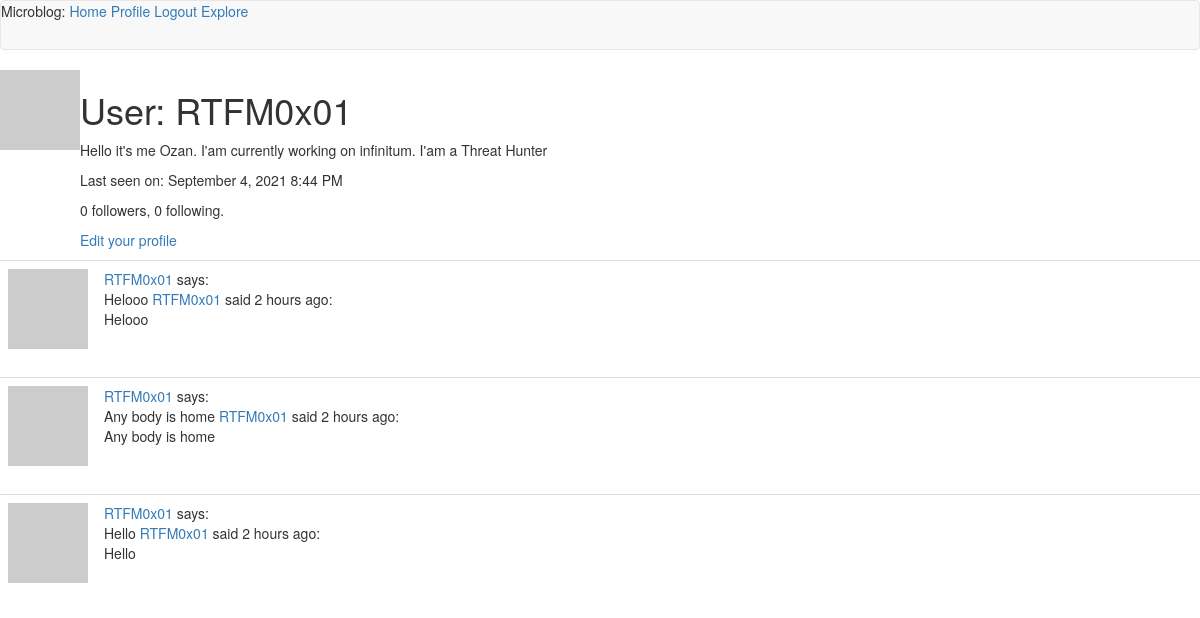
The page /user/RTFM0x01 (signed in) on the database as committed earlier.
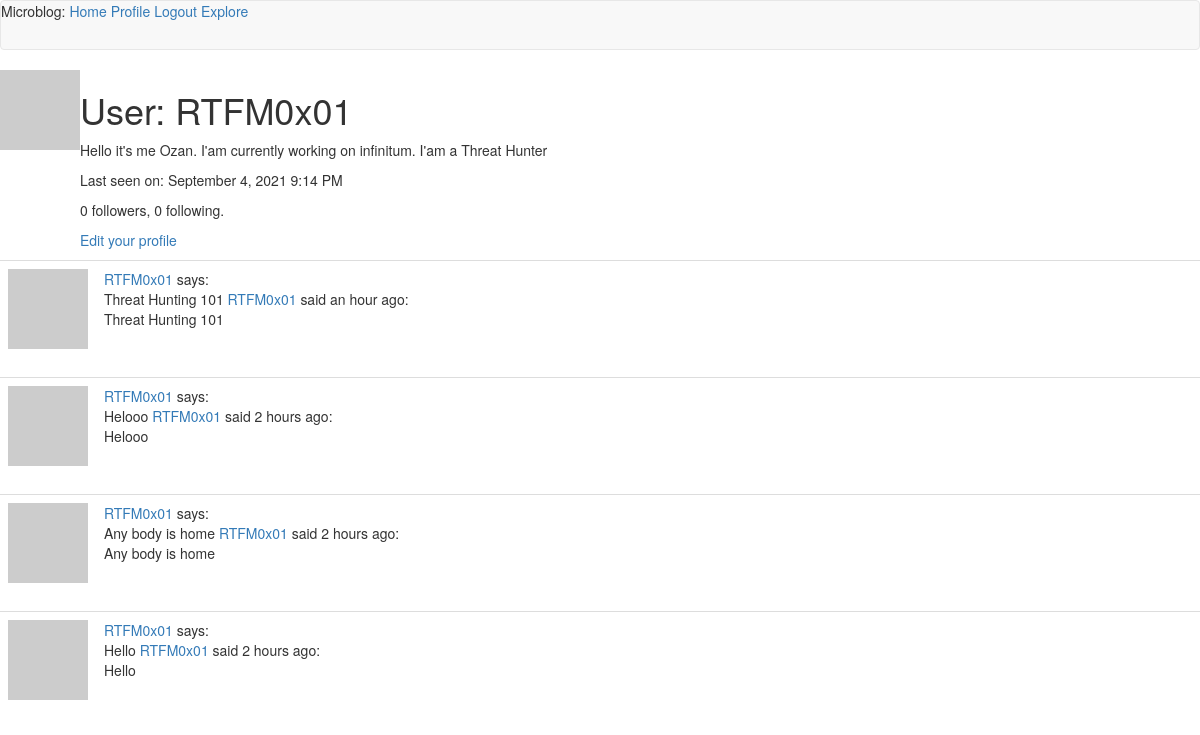
The same page on the database as committed later.
### app/models.py (models this page shows, shortened)
class User(UserMixin, db.Model):
    id = db.Column(db.Integer, primary_key=True)
    username = db.Column(db.String(64), index=True, unique=True)
    email = db.Column(db.String(120), index=True, unique=True)
    password_hash = db.Column(db.String(128))
    posts = db.relationship('Post', backref='author', lazy='dynamic')
    about_me = db.Column(db.String(140))
    last_seen = db.Column(db.DateTime, default=datetime.utcnow)
    followed = db.relationship(
        'User', secondary=followers,
        primaryjoin=(followers.c.follower_id == id),
        secondaryjoin=(followers.c.followed_id == id),
        backref=db.backref('followers', lazy='dynamic'), lazy='dynamic')
    def avatar(self, size):
        digest = md5(self.email.lower().encode('utf-8')).hexdigest()
        return 'https://www.gravatar.com/avatar/{}?d=identicon&s={}'.format(
            digest, size)

class Post(db.Model):
    id = db.Column(db.Integer, primary_key=True)
    body = db.Column(db.String(140))
    timestamp = db.Column(db.DateTime, index=True, default=datetime.utcnow)
    user_id = db.Column(db.Integer, db.ForeignKey('user.id'))

### app/routes.py (the view)
@app.route('/user/<username>')
@login_required
def user(username):
    user = User.query.filter_by(username=username).first_or_404()
    page = request.args.get('page', 1, type=int)
    posts = user.posts.order_by(Post.timestamp.desc()).paginate(
        page, app.config['POSTS_PER_PAGE'], False)
    next_url = url_for('user', username=user.username, page=posts.next_num) \
        if posts.has_next else None
    prev_url = url_for('user', username=user.username, page=posts.prev_num) \
        if posts.has_prev else None
    form = EmptyForm()
    return render_template('user.html', user=user, posts=posts.items,
                        next_url=next_url, prev_url=prev_url, form=form)

### app/models.py (called while the page is built)
@login.user_loader
def load_user(id):
    return User.query.get(int(id))

### app/routes.py (called while the page is built)
@app.before_request
def before_request():
    if current_user.is_authenticated:
        current_user.last_seen = datetime.utcnow()
        db.session.commit()

### app/templates/user.html (shortened to what this page needs)
{% extends "base.html" %}
{% block content %}
    <table>
        <tr valign="top">
            <td><img src="{{ user.avatar(128) }}"></td>
            <td>
                <h1>User: {{ user.username }}</h1>
                {% if user.about_me %}<p>{{ user.about_me }}</p>{% endif %}
                {% if user.last_seen %}
                <p>Last seen on: {{ moment(user.last_seen).format('LLL') }}</p>
                {% endif %}
                <p>{{ user.followers.count() }} followers, {{ user.followed.count() }} following.</p>
                {% if user == current_user %}
                <p><a href="{{ url_for('edit_profile') }}">Edit your profile</a></p>
                {% endif %}
        </tr>
    </table>
    {% for post in posts %}
        {% include '_post.html' %}
    {% endfor %}
{% endblock %}

### app/templates/base.html (shortened to what this page needs)
{% extends 'bootstrap/base.html' %}
{% block navbar %}
    <nav class="navbar navbar-default">
        <div>
            Microblog:
                    <a href="{{ url_for('index') }}">Home</a>
                    {% if current_user.is_anonymous %}
                    <a href="{{ url_for('login') }}">Login</a>
                    {% else %}
                    <a href="{{ url_for('user', username=current_user.username) }}">Profile</a>
                    <a href="{{ url_for('logout') }}">Logout</a>
                    <a href="{{ url_for('explore') }}">Explore</a>
                    {% endif %}
        </div>
    </nav>
{% endblock %}

### app/templates/_post.html
<table class="table table-hover">
    <tr>
        <td width="70px">
            <a href="{{ url_for('user', username=post.author.username) }}">
                <img src="{{ post.author.avatar(70) }}" />
            </a>
        </td>
        <td>
            <a href="{{ url_for('user', username=post.author.username) }}">
                {{ post.author.username }}
            </a>
            says:
            <br>
            {{ post.body }}
            <a href="{{ url_for('user', username=post.author.username) }}">
                {{ post.author.username }}
            </a>
            said {{ moment(post.timestamp).fromNow() }}:
            <br>
            {{ post.body }}
        </td>
    </tr>
</table>

Rows that differ between the two databases and show on the page:
changed User "RTFM0x01": last_seen "September 4, 2021 8:44 PM" → "September 4, 2021 9:14 PM"
added Post: author.username "RTFM0x01", body "Threat Hunting 101", timestamp "an hour ago"
